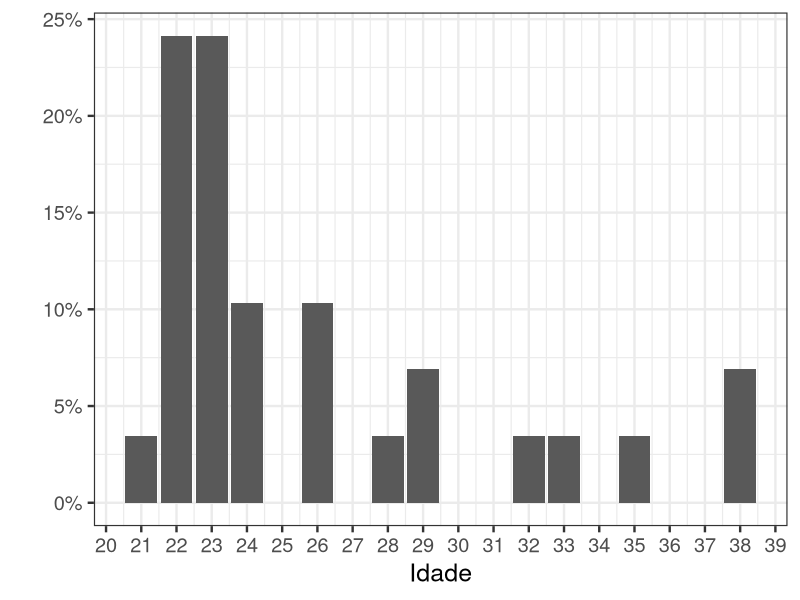
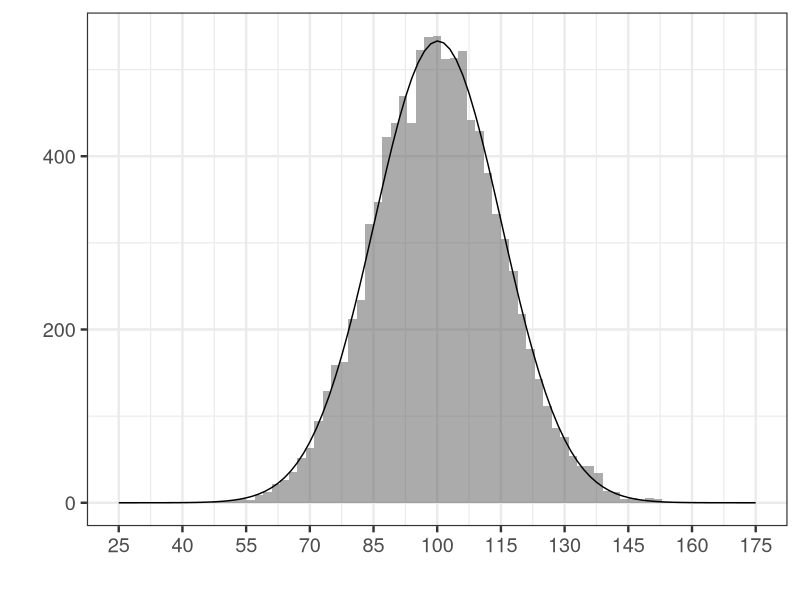

These charts were generated, in order, by the following R code:
## ---- chunk 1
knitr::opts_chunk$set(echo = FALSE)

library(readr)
library(here)
library(dplyr)
library(ggplot2)
library(scales)

fpcc2 <- read_csv(here("data/dados-fpcc2.csv"))
## ---- chunk 2
fpcc2 %>% mutate(total = n()) %>% group_by(Idade) %>%
  summarise(valor = n()/first(total)) %>% 
  ggplot(aes(Idade, valor)) +
  geom_bar(stat = "identity") + 
  theme_bw(base_size = 18) + 
  scale_y_continuous(labels = percent) + 
  scale_x_continuous(breaks = seq(20,40)) + 
  ylab("")
## ---- chunk 3
dist_normal <- rnorm(n = 10000, mean = 100, sd = 15)
## ---- chunk 4
dff <- data.frame(values = rnorm(n = 10000, mean = 100, sd = 15))
bw = 2
n_obs = sum(!is.na(dff$values))

dff %>% ggplot(aes(values)) + 
  geom_histogram(binwidth = bw, alpha = 0.5) + 
  stat_function(fun = function(x) 
    dnorm(x, mean = mean(dff$values), sd = sd(dff$values)) * bw * n_obs) + 
  theme_bw(base_size = 18) +
  scale_x_continuous(breaks = seq(25, 175, 15), limits = c(25, 175)) + 
  ylab("") + xlab("")
